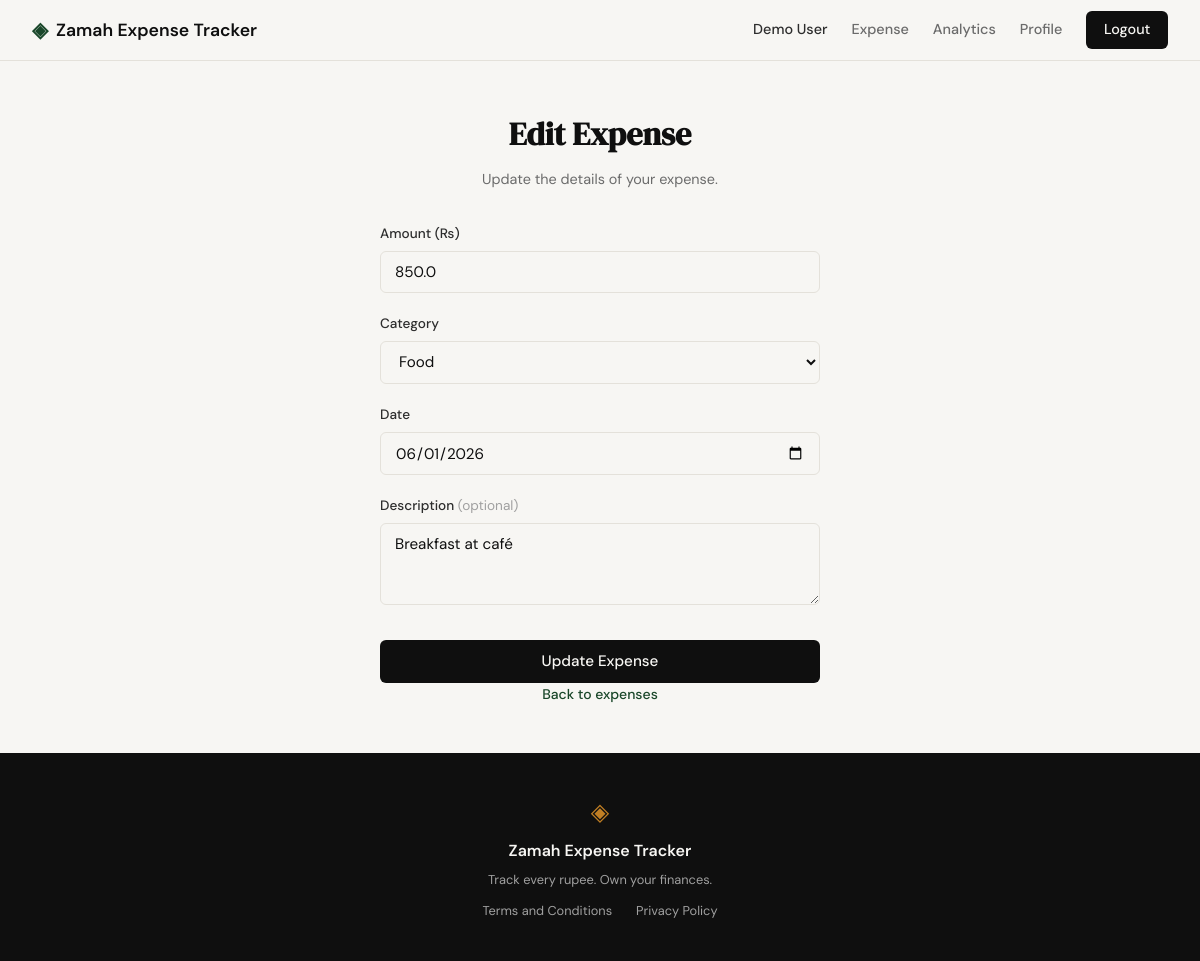
The app's page /expenses/1/edit (signed in), older data.
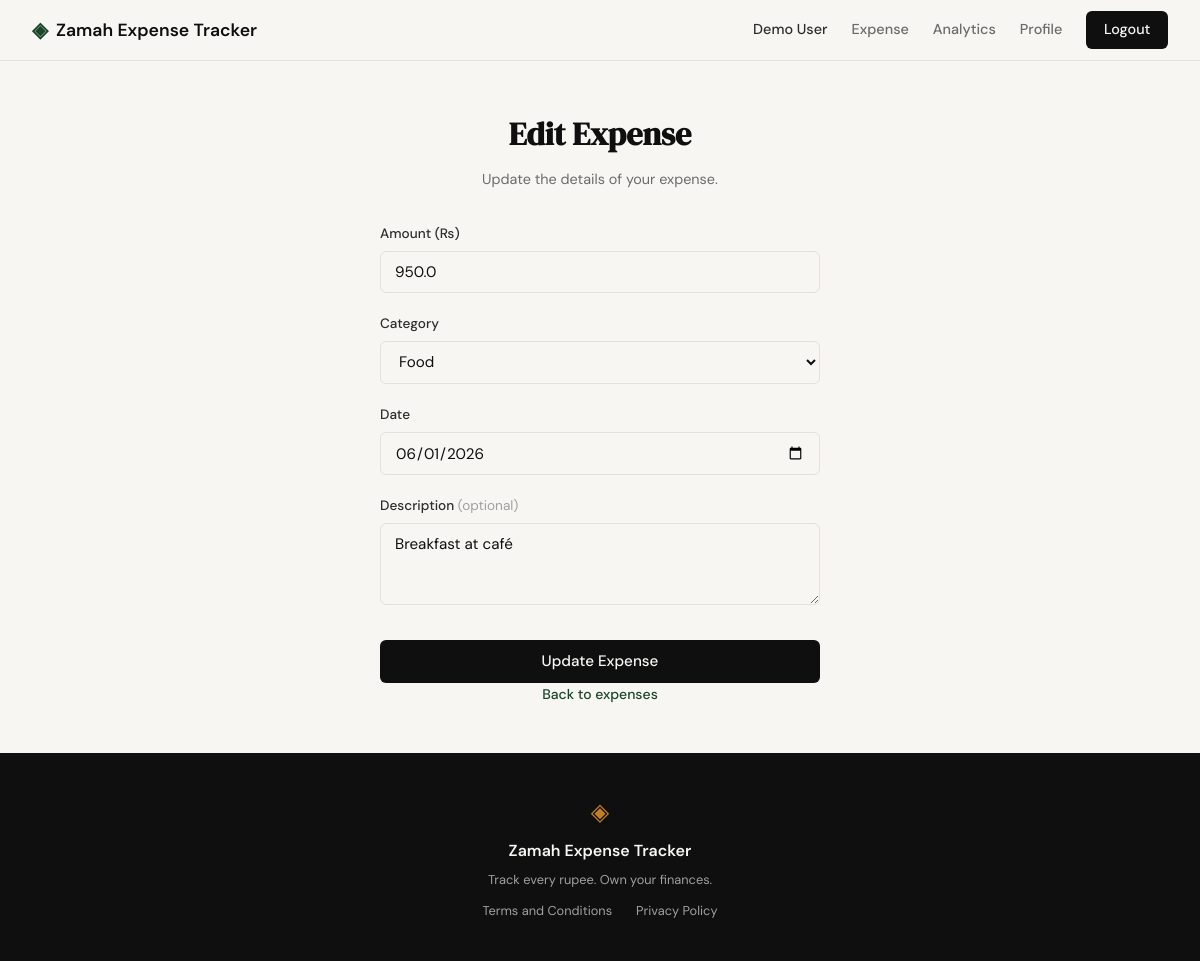
The same page, newer data.
### tables this page shows
CREATE TABLE expenses (
            id          INTEGER PRIMARY KEY AUTOINCREMENT,
            user_id     INTEGER NOT NULL,
            amount      REAL    NOT NULL,
            category    TEXT    NOT NULL,
            date        TEXT    NOT NULL,
            description TEXT,
            created_at  TEXT    DEFAULT (datetime('now')),
            FOREIGN KEY (user_id) REFERENCES users(id)
        );

### app.py (the view, shortened to what this page needs)
@app.route("/expenses/<int:id>/edit", methods=["GET", "POST"])
def edit_expense(id):
    if not session.get("user_id"):
        return redirect(url_for("login"))
    expense = get_expense_by_id(id)
    if expense is None:
        abort(404)
    if expense["user_id"] != session["user_id"]:
        abort(403)
    return render_template(
        "expenses/edit.html",
        expense=expense,
        amount=expense["amount"],
        category=expense["category"],
        date=expense["date"],
        description=expense["description"] or "",
        categories=VALID_CATEGORIES,
    )

### database/db.py (called while the page is built)
def get_db():
    path = current_app.config.get("DATABASE", DB_PATH) if has_app_context() else DB_PATH
    if path == ":memory:":
        conn = sqlite3.connect("file::memory:?cache=shared", uri=True)
    else:
        conn = sqlite3.connect(path)
    conn.row_factory = sqlite3.Row
    conn.execute("PRAGMA foreign_keys = ON")
    return conn

def get_expense_by_id(expense_id):
    db = get_db()
    row = db.execute("SELECT * FROM expenses WHERE id = ?", (expense_id,)).fetchone()
    db.close()
    return row

### templates/expenses/edit.html (shortened to what this page needs)
{% extends "base.html" %}
{% block content %}
<section class="auth-section">
    <div class="auth-container">
        <div class="auth-header">
            <h1 class="auth-title">Edit Expense</h1>
            <p class="auth-subtitle">Update the details of your expense.</p>
        </div>
        <form method="POST" action="{{ url_for('edit_expense', id=expense.id) }}" class="auth-form">
            <div class="form-group">
                <label for="amount">Amount (₨)</label>
                <input
                    type="number"
                    id="amount"
                    name="amount"
                    class="form-input"
                    placeholder="0.00"
                    step="0.01"
                    min="0.01"
                    value="{{ amount or '' }}"
                    required
                >
            </div>
            <div class="form-group">
                <label for="category">Category</label>
                <select id="category" name="category" class="form-input" required>
                    {% for cat in categories %}
                    <option value="{{ cat }}" {% if category == cat %}selected{% endif %}>{{ cat }}</option>
                    {% endfor %}
                </select>
            </div>
            <div class="form-group">
                <label for="date">Date</label>
                <input
                    type="date"
                    id="date"
                    name="date"
                    class="form-input"
                    value="{{ date or '' }}"
                    required
                >
            </div>
            <div class="form-group">
                <label for="description">Description <span style="color: var(--ink-faint); font-weight: 400;">(optional)</span></label>
                <textarea
                    id="description"
                    name="description"
                    class="form-input"
                    placeholder="What was this expense for?"
                    rows="3"
                    style="resize: vertical;"
                >{{ description or '' }}</textarea>
            </div>
            <button type="submit" class="btn-submit">Update Expense</button>
        </form>
        <p class="auth-switch">
            <a href="/expenses">Back to expenses</a>
        </p>
    </div>
</section>
{% endblock %}

Row changes from the older to the newer data that the page shows:
changed expenses "Food": amount "850.0" → "950.0"
